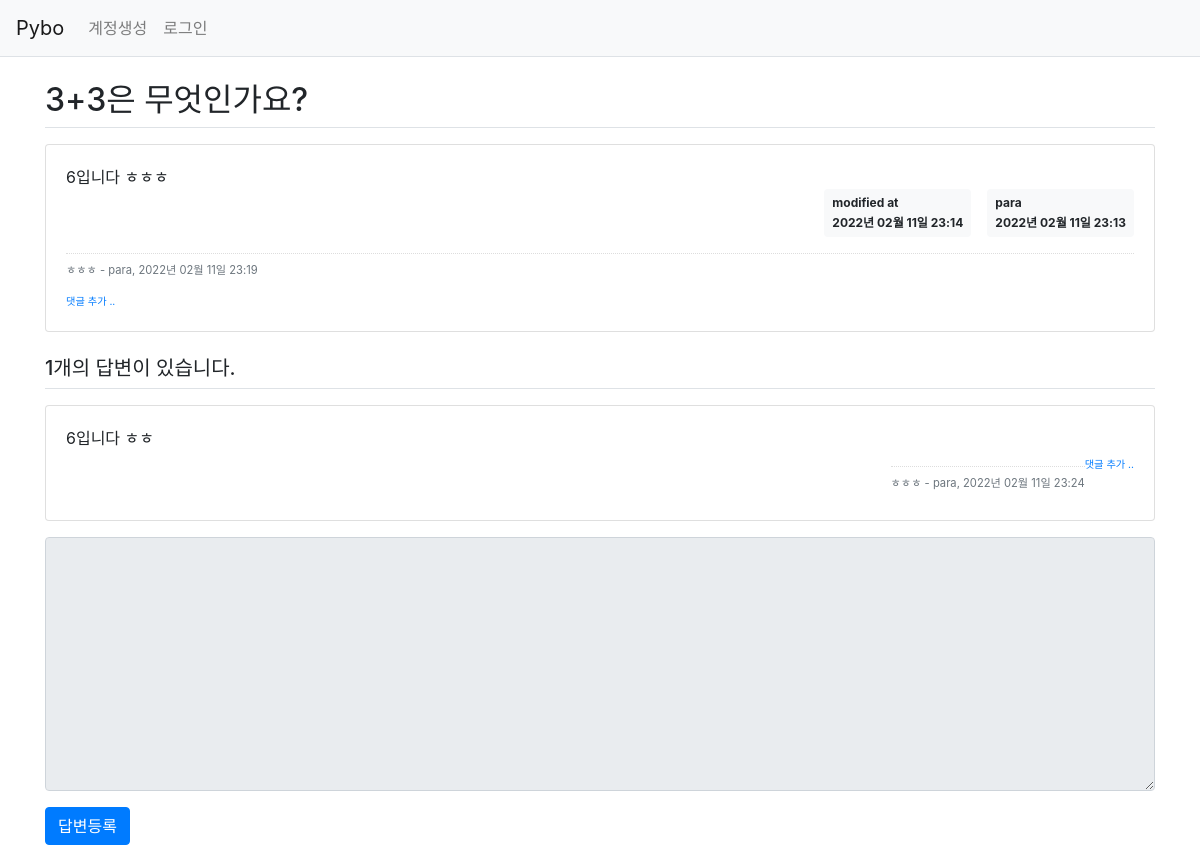
The page /question/detail/304/ on the database its author committed.
### pybo/models.py (models this page shows)
class Question(db.Model):
    id = db.Column(db.Integer, primary_key=True)
    subject = db.Column(db.String(200), nullable=False)
    content = db.Column(db.Text(), nullable=False)
    create_date = db.Column(db.DateTime(), nullable=False)
    user_id = db.Column(db.Integer, db.ForeignKey(
        'user.id', ondelete='CASCADE'), nullable=False)
    user = db.relationship('User', backref=db.backref('question_set'))
    modify_date = db.Column(db.DateTime(), nullable=True)

class User(db.Model):
    id = db.Column(db.Integer, primary_key=True)
    username = db.Column(db.String(150), unique=True, nullable=False)
    password = db.Column(db.String(200), nullable=False)
    email = db.Column(db.String(120), unique=True, nullable=False)

class Comment(db.Model):
    id = db.Column(db.Integer, primary_key=True)
    user_id = db.Column(db.Integer, db.ForeignKey(
        'user.id', ondelete='CASCADE'), nullable=False)
    user = db.relationship('User', backref=db.backref('comment_set'))
    content = db.Column(db.Text(), nullable=False)
    create_date = db.Column(db.DateTime(), nullable=False)
    modify_date = db.Column(db.DateTime())
    question_id = db.Column(db.Integer, db.ForeignKey(
        'question.id', ondelete='CASCADE'), nullable=True)
    question = db.relationship('Question', backref=db.backref('comment_set'))
    answer_id = db.Column(db.Integer, db.ForeignKey(
        'answer.id', ondelete='CASCADE'), nullable=True)
    answer = db.relationship('Answer', backref=db.backref('comment_set'))

class Answer(db.Model):
    id = db.Column(db.Integer, primary_key=True)
    question_id = db.Column(db.Integer, db.ForeignKey(
        'question.id', ondelete='CASCADE'))
    question = db.relationship('Question', backref=db.backref('answer_set'))
    content = db.Column(db.Text(), nullable=False)
    create_date = db.Column(db.DateTime(), nullable=False)
    user_id = db.Column(db.Integer, db.ForeignKey(
        'user.id', ondelete='CASCADE'), nullable=False)
    user = db.relationship('User', backref=db.backref('answer_set'))
    modify_date = db.Column(db.DateTime(), nullable=True)

### pybo/views/question_views.py (the view)
@bp.route('/detail/<int:question_id>/')
def detail(question_id):
    form = AnswerForm()
    question = Question.query.get_or_404(question_id)
    return render_template('question/question_detail.html', question=question, form=form)

### pybo/forms.py
class AnswerForm(FlaskForm):
    content = TextAreaField('내용', validators=[DataRequired('내용은 필수입력 항목입니다.')])

### pybo/filter.py (called while the page is built)
def format_datetime(value, fmt='%Y년 %m월 %d일 %H:%M'):
    return value.strftime(fmt)

### pybo/views/auth_views.py (called while the page is built)
@bp.before_app_request
def load_logged_in_user():
    user_id = session.get('user_id')
    if user_id is None:
        g.user = None
    else:
        g.user = User.query.get(user_id)\

### pybo/templates/question/question_detail.html (shortened to what this page needs)
{% extends 'base.html' %}
{% block content %}
<div class="container my-3">
    <h2 class="border-bottom py-2">{{ question.subject }}</h2>
    <div class="card my-3">
        <div class="card-body">
            <div class="card-text" style="white-space: pre-line;">{{ question.content }}</div>
            <div class="d-flex justify-content-end">
                {% if question.modify_date %}
                <div class="badge badge-light p-2 text-left mx-3">
                    <div class="mb-2">modified at</div>
                    <div>{{ question.modify_date|datetime }}</div>
                </div>
                {% endif %}
                <div class="badge badge-light p-2 text-left">
                    <div class="mb-2">{{ question.user.username }}</div>
                    <div>{{ question.create_date|datetime }}</div>
                </div>
            </div>
            {% if question.comment_set|length > 0 %}
            <div class="mt-3">
            {% for comment in question.comment_set %}
                <div class="comment py-2 text-muted">
                    <span style="white-space: pre-line;">{{ comment.content }}</span>
                    <span>
                        - {{ comment.user.username }}, {{ comment.create_date|datetime }}
                    </span>
                </div>
            {% endfor %}
            </div>
            {% endif %}
            <div>
                <a href="{{ url_for('comment.create_question', question_id=question.id) }}"
                class="small"><small>댓글 추가 ..</small></a>
            </div>
        </div>
    </div>
    <h5 class="border-bottom my-3 py-2">{{ question.answer_set|length }}개의 답변이 있습니다.</h5>
    {% for answer in question.answer_set %}
    <div class="card my-3">
        <div class="card-body">
            <div class="card-text" style="white-space: pre-line;">{{ answer.content }}</div>
            <div class="d-flex justify-content-end">
                {% if answer.comment_set|length > 0 %}
                <div class="mt-3">
                {% for comment in answer.comment_set %}
                    <div class="comment py-2 text-muted">
                        <span style="white-space: pre-line;">{{ comment.content }}</span>
                        <span>
                            - {{ comment.user.username }}, {{ comment.create_date|datetime }}
                        </span>
                    </div>
                {% endfor %}
                </div>
                {% endif %}
                <div>
                    <a href="{{ url_for('comment.create_answer', answer_id=answer.id) }}"
                       class="small"><small>댓글 추가 ..</small></a>
                </div>
            </div>
        </div>
    </div>
    {% endfor %}
    <form action="{{ url_for('answer.create', question_id=question.id) }}" method="post" class="my-3">
        <div class="form-group">
            <textarea {% if not g.user %}disabled{% endif %}
                    name="content" id="content" class="form-control" rows="10"></textarea>
        </div>
        <input type="submit" value="답변등록" class="btn btn-primary">
    </form>
</div>
{% endblock %}

### pybo/static/style.css (style rules this page uses)
.comment { border-top: dotted 1px #ddd; font-size: 0.7em; }

### rows shown on the page
Question: subject "3+3은 무엇인가요?", content "6입니다 ㅎㅎㅎ", modify_date "2022년 02월 11일 23:14", create_date "2022년 02월 11일 23:13"
User: user.username "para"
Comment: content "ㅎㅎㅎ", user.username "para", create_date "2022년 02월 11일 23:19"
Answer: content "6입니다 ㅎㅎ"
Comment: content "ㅎㅎㅎ", user.username "para", create_date "2022년 02월 11일 23:24"

### other values the page prints
{{ question.answer_set|length }} "1"
